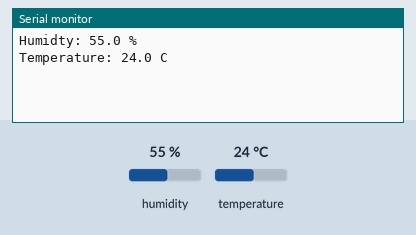
Simulated run of this sketch. Board: Arduino Uno, built with avr-gcc and run on an emulated ATmega328P. On the bench: the last lines printed to the serial monitor. Wiring (inferred from the names in the program): DHT11 sensor: data pin 4. Inputs (shaded band) come from the test bench; at power-on: humidity 55 %, temperature 24 °C.

Above: at 3.2 s.
3.3 s: humidity set to 22 %
At 6.0 s:
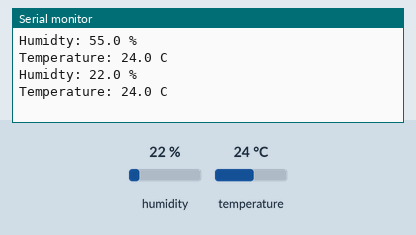
7.1 s: temperature set to 12 °C
At 8.9 s:
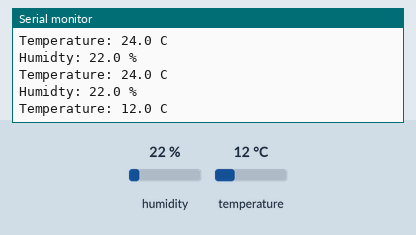
10.9 s: humidity set to 40 %
At 11.8 s:
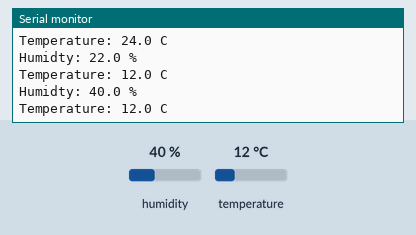
Timing chart, 0 to 13.9 s (numbered marks = the images above; inputs shaded):
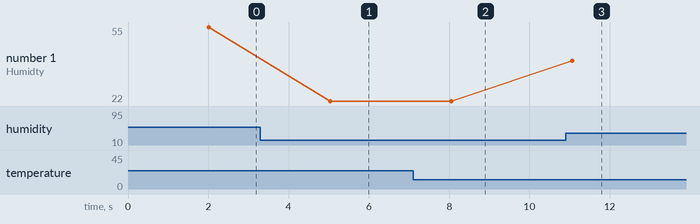

The sketch:

DHT11.ino
```cpp
//Humidity & Temperature Sensor: DHT11
//DHT11 specification: https://www.mouser.com/datasheet/2/758/DHT11-Technical-Data-Sheet-Translated-Version-1143054.pdf?srsltid=AfmBOoodq5k05CLx921HJe_Ktn6xK4EHAoG6ZxowQMIqFFY5ctZIz5V1

//In this variable we will save the readed values
byte data[5];

//The pin where we connected the DHT11 sensor
int sensorPin=4;

//Function for reciving the data bits from the sensor
bool reciveBits(int pin){

  int i;
  byte temp=0;
  unsigned long time;

  //setting everything to zero
  for(i=0;i<5;i++)
    data[i]=0;

  //reciving all the 40 bit
  for(i=0;i<40;i++){

    //the LOW part of bit transfer isn't actually LOW
    //than that means we got some kind of error
    if(digitalRead(pin)==HIGH){
      return false;
    }

    //not to stuck into some kind of infine loop
    time=micros();

    //LOW part of the response should be LOW only for 50 microSec
    while(digitalRead(pin)==LOW){
      if( micros() - time >60){
          return false;
      }
    }

    time=micros();

    //Now transfering the data bit with HIGH
    //so it shouldn't be longer than 70microSec
    while(digitalRead(pin)==HIGH){
      if( micros() - time >80){
          return false;
      }
    }

    //time more than 28-30 microsec is "1"
    //less is "0"
    if(micros() - time<20){
      //the "0" is the shorter, but it should last for 28-30 microSec
      return false;
    }else if(micros()-time<45){
      //the bit was zero
      temp=0;
    }else{
      //the bit was one
      temp=1;
    }

    //saving each bit to his own byte in the his position
    data[i/8]= data[i/8] | (temp << (7-(i%8) ));

  }
    temp=data[0]+data[1]+data[2]+data[3];

    //checksum
    if(temp==data[4]){
      return true;
    }
    else{
      return false;
    }
}

//Sending the start signal to the DHT11 module
void startSignal(int pin){

  //We have to overtake the data-bus, so we set the pin as OUTPUT
  pinMode(pin,OUTPUT);

  //set the data-bus to LOW
  digitalWrite(pin,LOW);

  //LOW signal must last atleast 18ms
  //in my case 25ms is not enough
  delayMicroseconds(30000);

  //Letting the pull-up resistor to create the 20-40 microSec HIGH
  pinMode(pin,INPUT);
  }

//Reciving the response signal from the DHT11
bool responseSignal(int pin){

  unsigned long time = micros();

  //waiting for the Sensor to start the response signal
  while (digitalRead(pin) == HIGH) {

    //the DHT11 should start to send the response
    //after 20-40 microsec after the data-bus went back to HIGH
    //from LOW (the startSignal Part)
    if (micros() - time > 50) {
      return false;
    }
  }

  //after that delay we will be 20 microSec into the HIGH
  delayMicroseconds(100);

  //we want to check also if the HIGH level is set in the
  //response
  if(digitalRead(pin)==LOW){
    //error happened
    return false;
  }

  //like that we returing when it's time to recive the bits
  delayMicroseconds(60);

  return true;
}

//Function to call all the functions to get the data
void readSensor(int pin){

  startSignal(pin);

  if(!responseSignal(pin)){
    Serial.println("Bad response signal from the sensor");
    return;
  }

  if(!reciveBits(pin)){
    Serial.println("Bad checksum");
  }
  else{
    Serial.print("Humidty: ");
    Serial.print(data[0]);
    Serial.print(".");
    Serial.print(data[1]);
    Serial.print(" %");
    Serial.println("");

    Serial.print("Temperature: ");
    Serial.print(data[2]);
    Serial.print(".");
    Serial.print(data[3]);
    Serial.print(" C");
    Serial.println("");
  }

}

void setup() {
  //bcs the we can't send signal to the sensor in the first 1s
  delay(2000);

  Serial.begin(9600);
}

void loop() {
  readSensor(sensorPin);
  Serial.println("");
  delay(3000);
}
```

Measured:
- after the input at 3.3 s, the serial monitor: prints a new line after 1.7 s (image 1)
- after the input at 7.1 s, the serial monitor: prints a new line after 0.97 s (image 2)
- after the input at 10.9 s, the serial monitor: prints a new line after 0.17 s (image 3)
- plotted number 1: 55 → 22 after the input at 3.3 s, 22 → 40 after the input at 10.9 s
